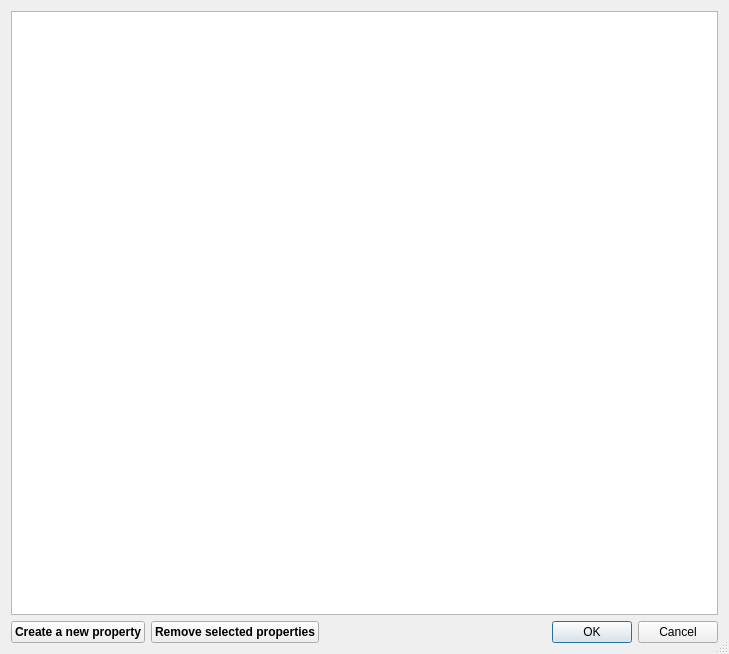
<?xml version="1.0" encoding="UTF-8"?>
<ui version="4.0">
 <class>PorgyPropertyManager</class>
 <widget class="QDialog" name="PorgyPropertyManager">
  <property name="geometry">
   <rect>
    <x>0</x>
    <y>0</y>
    <width>729</width>
    <height>654</height>
   </rect>
  </property>
  <property name="windowTitle">
   <string>Property Manager</string>
  </property>
  <property name="sizeGripEnabled">
   <bool>true</bool>
  </property>
  <property name="modal">
   <bool>true</bool>
  </property>
  <layout class="QVBoxLayout" name="verticalLayout">
   <item>
    <widget class="QTableView" name="propertyTable">
     <property name="editTriggers">
      <set>QAbstractItemView::SelectedClicked</set>
     </property>
     <property name="selectionMode">
      <enum>QAbstractItemView::MultiSelection</enum>
     </property>
     <property name="selectionBehavior">
      <enum>QAbstractItemView::SelectRows</enum>
     </property>
     <attribute name="verticalHeaderHighlightSections">
      <bool>true</bool>
     </attribute>
    </widget>
   </item>
   <item>
    <layout class="QHBoxLayout" name="horizontalLayout">
     <item>
      <widget class="QPushButton" name="createPropertyButton">
       <property name="minimumSize">
        <size>
         <width>10</width>
         <height>0</height>
        </size>
       </property>
       <property name="font">
        <font>
         <weight>75</weight>
         <bold>true</bold>
        </font>
       </property>
       <property name="toolTip">
        <string>Add a new property</string>
       </property>
       <property name="text">
        <string>Create a new property</string>
       </property>
      </widget>
     </item>
     <item>
      <widget class="QPushButton" name="deletePropertyButton">
       <property name="enabled">
        <bool>true</bool>
       </property>
       <property name="font">
        <font>
         <weight>75</weight>
         <bold>true</bold>
        </font>
       </property>
       <property name="toolTip">
        <string>Remove an existing property</string>
       </property>
       <property name="text">
        <string>Remove selected properties</string>
       </property>
      </widget>
     </item>
     <item>
      <spacer name="horizontalSpacer">
       <property name="orientation">
        <enum>Qt::Horizontal</enum>
       </property>
       <property name="sizeHint" stdset="0">
        <size>
         <width>40</width>
         <height>20</height>
        </size>
       </property>
      </spacer>
     </item>
     <item>
      <widget class="QDialogButtonBox" name="buttonBox">
       <property name="standardButtons">
        <set>QDialogButtonBox::Cancel|QDialogButtonBox::Ok</set>
       </property>
      </widget>
     </item>
    </layout>
   </item>
  </layout>
 </widget>
 <resources/>
 <connections>
  <connection>
   <sender>buttonBox</sender>
   <signal>accepted()</signal>
   <receiver>PorgyPropertyManager</receiver>
   <slot>accept()</slot>
   <hints>
    <hint type="sourcelabel">
     <x>364</x>
     <y>628</y>
    </hint>
    <hint type="destinationlabel">
     <x>364</x>
     <y>326</y>
    </hint>
   </hints>
  </connection>
  <connection>
   <sender>buttonBox</sender>
   <signal>rejected()</signal>
   <receiver>PorgyPropertyManager</receiver>
   <slot>accept()</slot>
   <hints>
    <hint type="sourcelabel">
     <x>364</x>
     <y>628</y>
    </hint>
    <hint type="destinationlabel">
     <x>364</x>
     <y>326</y>
    </hint>
   </hints>
  </connection>
 </connections>
</ui>
